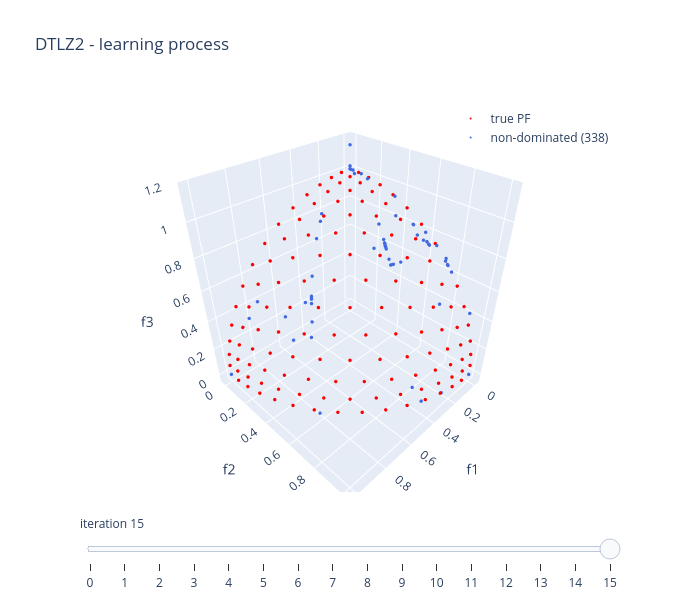

Source (notebook cell):
### Code cell
choquet_model.visualise("learning", show = False)

### Figure 1 — Plotly figure (JSON) as saved in the notebook; plotly's stock layout.template omitted (floating-point values rounded to 4 significant figures; data arrays with more than 128 entries replaced by an {"elided": "..."} marker saying what was removed)
{"data": [{"marker": {"color": "red", "size": 2}, "mode": "markers", "name": "true PF", "type": "scatter3d", "x": {"elided": "136 float values"}, "y": {"elided": "136 float values"}, "z": {"elided": "136 float values"}}, {"marker": {"color": "royalblue", "size": 2}, "mode": "markers", "name": "non-dominated (338)", "type": "scatter3d", "x": {"elided": "338 float values"}, "y": {"elided": "338 float values"}, "z": {"elided": "338 float values"}}], "layout": {"height": 600, "legend": {"bgcolor": "rgba(255,255,255,0.7)", "x": 0.99, "xanchor": "right", "y": 0.99, "yanchor": "top"}, "scene": {"xaxis": {"range": [-0.05, 1.05], "title": {"text": "f1"}}, "yaxis": {"range": [-0.05, 1.05], "title": {"text": "f2"}}, "zaxis": {"range": [-0.05719, 1.201], "title": {"text": "f3"}}}, "showlegend": true, "sliders": [{"active": 15, "currentvalue": {"prefix": "iteration "}, "steps": [{"args": [["0"], {"frame": {"redraw": true}, "mode": "immediate"}], "label": "0", "method": "animate"}, {"args": [["1"], {"frame": {"redraw": true}, "mode": "immediate"}], "label": "1", "method": "animate"}, {"args": [["2"], {"frame": {"redraw": true}, "mode": "immediate"}], "label": "2", "method": "animate"}, {"args": [["3"], {"frame": {"redraw": true}, "mode": "immediate"}], "label": "3", "method": "animate"}, {"args": [["4"], {"frame": {"redraw": true}, "mode": "immediate"}], "label": "4", "method": "animate"}, {"args": [["5"], {"frame": {"redraw": true}, "mode": "immediate"}], "label": "5", "method": "animate"}, {"args": [["6"], {"frame": {"redraw": true}, "mode": "immediate"}], "label": "6", "method": "animate"}, {"args": [["7"], {"frame": {"redraw": true}, "mode": "immediate"}], "label": "7", "method": "animate"}, {"args": [["8"], {"frame": {"redraw": true}, "mode": "immediate"}], "label": "8", "method": "animate"}, {"args": [["9"], {"frame": {"redraw": true}, "mode": "immediate"}], "label": "9", "method": "animate"}, {"args": [["10"], {"frame": {"redraw": true}, "mode": "immediate"}], "label": "10", "method": "animate"}, {"args": [["11"], {"frame": {"redraw": true}, "mode": "immediate"}], "label": "11", "method": "animate"}, {"args": [["12"], {"frame": {"redraw": true}, "mode": "immediate"}], "label": "12", "method": "animate"}, {"args": [["13"], {"frame": {"redraw": true}, "mode": "immediate"}], "label": "13", "method": "animate"}, {"args": [["14"], {"frame": {"redraw": true}, "mode": "immediate"}], "label": "14", "method": "animate"}, {"args": [["15"], {"frame": {"redraw": true}, "mode": "immediate"}], "label": "15", "method": "animate"}]}], "title": {"text": "DTLZ2 - learning process"}, "width": 700}}
